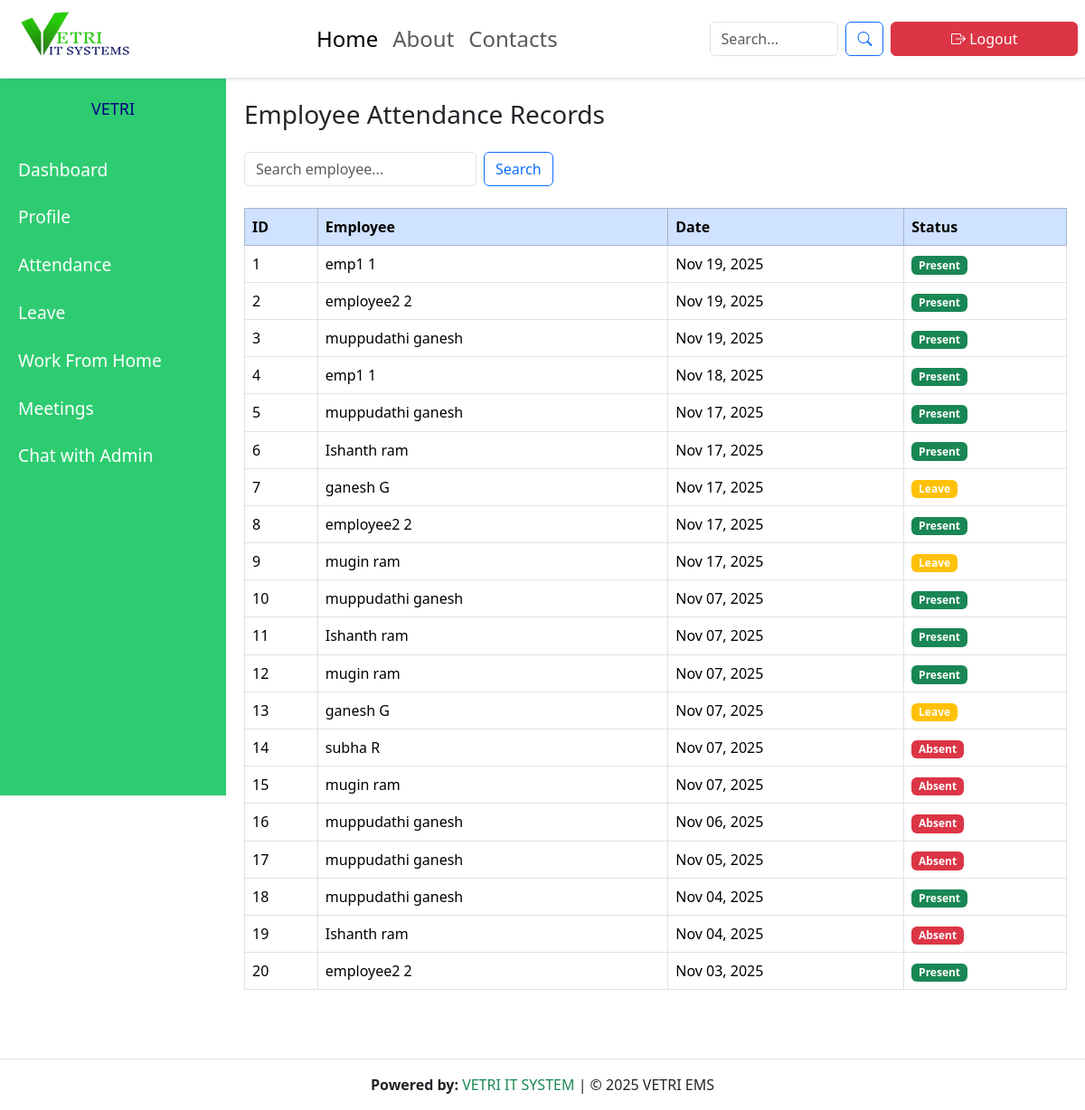
Before: /attendance/ (signed in) with the older database file.
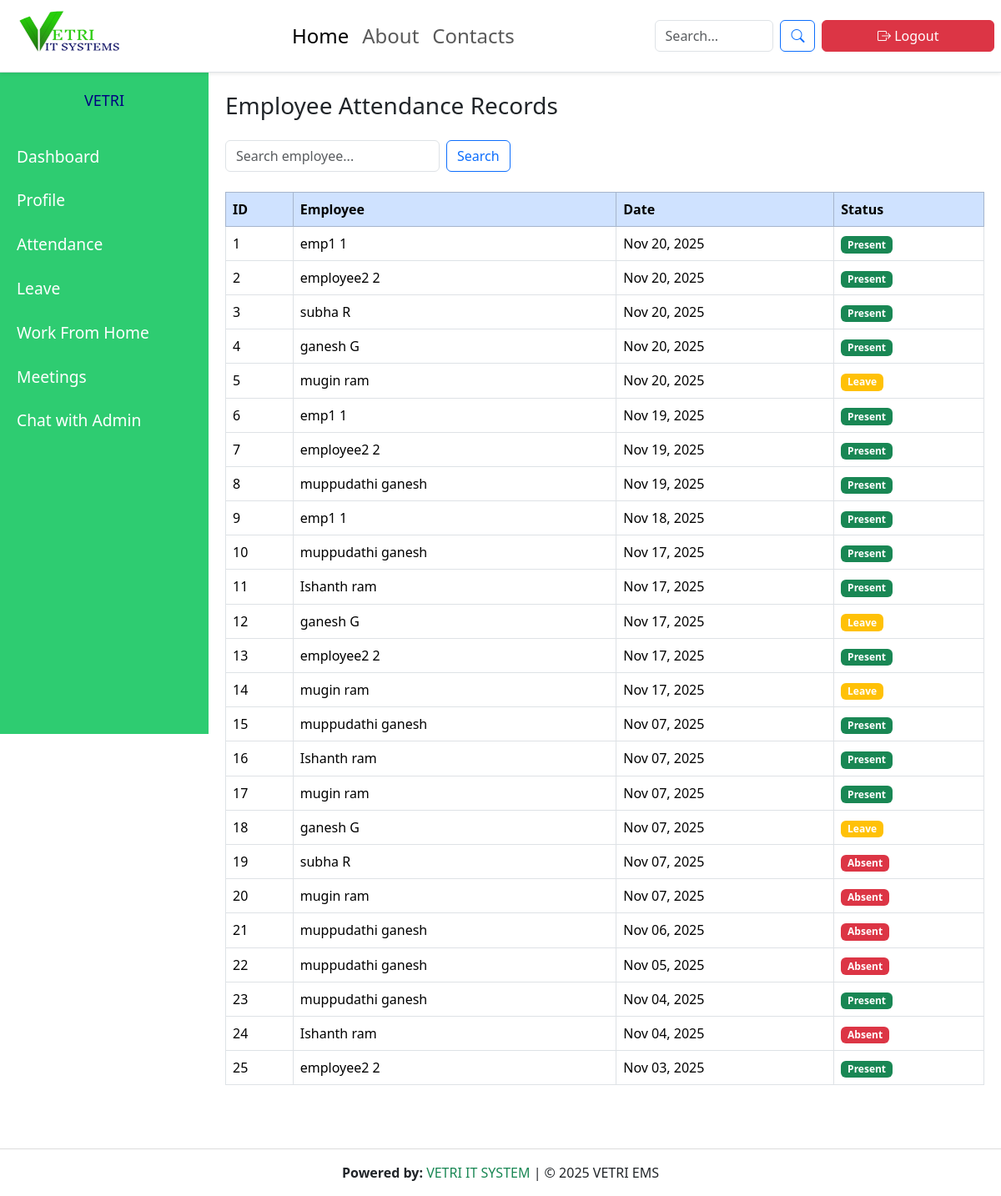
After: the same page with the newer database file.
### employees/models.py (models this page shows, shortened)
class Attendance(models.Model):
    employee = models.ForeignKey(Employee, on_delete=models.CASCADE)
    date = models.DateField()
    status = models.CharField(max_length=10, choices=[('Present', 'Present'), ('Absent', 'Absent')])

class Employee(models.Model):
    user = models.OneToOneField(User, on_delete=models.CASCADE, null=True, blank=True)
    emp_id = models.CharField(max_length=20, unique=True)
    first_name = models.CharField(max_length=100)
    last_name = models.CharField(max_length=100, blank=True)
    email = models.EmailField(unique=True)
    phone = models.CharField(max_length=20)
    department = models.ForeignKey(Department, on_delete=models.CASCADE)
    designation = models.ForeignKey(Designation, on_delete=models.CASCADE)
    date_joined = models.DateField()
    address = models.TextField(blank=True)

### employees/views.py (the view)
# urls.py: path('attendance/', views.attendance_list, name='attendance_list'),
@login_required
def attendance_list(request):
    attendance = Attendance.objects.select_related('employee').all().order_by('-date')
    employees = Employee.objects.all()
    q = request.GET.get("q", "")
    if q:
        attendance = attendance.filter(employee__first_name__icontains=q)
    return render(request, "employees/attendance_list.html", {
        "attendance": attendance,
        "employees": employees
    })

### employees/context_processors.py (called while the page is built)
def admin_id_processor(request):
    try:
        admin_user = User.objects.filter(is_superuser=True).first()
        return {'admin_id': admin_user.id if admin_user else None}
    except:
        return {'admin_id': None}

### employees/templates/employees/attendance_list.html (shortened to what this page needs)
{% extends "base.html" %}
{% load static %}
{% block content %}
<link href="https://cdn.jsdelivr.net/npm/fullcalendar@6.1.8/main.min.css" rel="stylesheet">
  <link href="https://cdn.jsdelivr.net/npm/bootstrap@5.3.3/dist/css/bootstrap.min.css" rel="stylesheet">
  <div class="main-content">
    <h3 class="mb-4">Employee Attendance Records</h3>
    <div class="d-flex justify-content-between mb-3 flex-wrap">
      <form method="get" class="d-flex mb-2">
        <input type="text" name="q" class="form-control" placeholder="Search employee...">
        <button type="submit" class="btn btn-outline-primary ms-2">Search</button>
      </form>
    </div>
    <table class="table table-bordered table-hover ">
      <thead class="table-primary">
        <tr>
          <th>ID</th>
          <th>Employee</th>
          <th>Date</th>
          <th>Status</th>
        </tr>
      </thead>
      <tbody>
        {% for record in attendance %}
        <tr>
          <td>{{ forloop.counter }}</td>
          <td>{{ record.employee.first_name }} {{ record.employee.last_name }}</td>
          <td>{{ record.date|date:"M d, Y" }}</td>
          <td>
            <span class="badge {% if record.status == 'Present' %}bg-success{% elif record.status == 'Leave' %}bg-warning{% else %}bg-danger{% endif %}">
              {{ record.status }}
            </span>
          </td>
        </tr>
        {% empty %}
        <tr>
          <td colspan="4" class="text-muted">No attendance records found</td>
        </tr>
        {% endfor %}
      </tbody>
    </table>
  </div>
{% endblock %}

### employees/templates/base.html (shortened to what this page needs)
{% load static %}
<!DOCTYPE html>
<html lang="en">
<head>
  <link href="https://cdn.jsdelivr.net/npm/bootstrap@5.3.3/dist/css/bootstrap.min.css" rel="stylesheet">
  <link href="https://cdn.jsdelivr.net/npm/bootstrap-icons@1.11.3/font/bootstrap-icons.css" rel="stylesheet">
  <link rel="stylesheet" href="{% static 'css/style.css' %}">
</head>
<body>
 <nav class="navbar navbar-expand-lg navbar-light bg-white shadow-sm fixed-top border-bottom w-100">
  <div class="container-fluid px-2">
    <a class="navbar-brand d-flex align-items-center" href="#">
      <img src="{% static 'images/Screenshot 2025-11-19 103138.png' %}" width="150" height="60" class="rounded-circle me-2">
    </a>
    <div class="collapse navbar-collapse" id="navbarNav">
      <ul class="navbar-nav mx-auto text-center mt-3 mt-lg-0">
         {% if request.user.is_superuser %}
        <li class="nav-item"><a class="nav-link active" href="{% url 'dashboard' %}">Home</a></li>
        <li class="nav-item"><a class="nav-link" href="#about">About</a></li>
        <li class="nav-item"><a class="nav-link" href="#contact">Contacts</a></li>
          {% else %}
           <li class="nav-item"><a class="nav-link active" href="{% url 'employee_dashboard' %}">Home</a></li>
        <li class="nav-item"><a class="nav-link" href="#about">About</a></li>
        <li class="nav-item"><a class="nav-link" href="#contact">Contacts</a></li>
         {% endif %}
      </ul>
      <div class="d-flex flex-column flex-lg-row align-items-center gap-2 mb-3 mb-lg-0">
        <form method="get" class="d-flex w-100 w-lg-auto" style="max-width: 300px;">
          <input type="text" name="q" value="{{ q }}" placeholder="Search..." class="form-control me-2" />
          <button type="submit" class="btn btn-outline-primary"><i class="bi bi-search"></i></button>
        </form>
        <a href="{% url 'logout' %}" class="btn btn-danger w-100 w-lg-auto">
          <i class="bi bi-box-arrow-right"></i> Logout
        </a>
      </div>
    </div>
  </div>
</nav>
  <div class="sidebar" id="sidebar">
   <h4 style="color: navy; font-size: large;">VETRI</h4>
    {% if request.user.is_superuser %}
      <a href="{% url 'dashboard' %}">Dashboard</a>
      <a href="{% url 'employee_list' %}">All Employees</a>
      <a href="{% url 'view_departments' %}"> Departments</a>
      <a href="{% url 'attendance_list' %}"> Attendance</a>
      <a href="{% url 'payroll_list' %}"> Payroll</a>
      <a href="{% url 'leave_list' %}"> Leave</a>
      <a href="{% url 'wfh_list' %}"> Work From Home</a>
     <a href="{% url 'meetings_view' %}"> Meetings</a>
      <a href="{% url 'admin_chat_list' %}"> Chat</a>
      <a href="{% url 'employee_detail' %}"> Employee Details</a>
       <a class="nav-link" href="{% url 'login_logout_report' %}">
     Employee Login/Logout Report
  </a>
    {% else %}
      <a href="{% url 'employee_dashboard' %}">Dashboard</a>
      <a href="{% url 'my_profile' %}"> Profile</a>
      <a href="{% url 'employee_attendance' %}">  Attendance</a>
      <a href="{% url 'employee_leave_list' %}"> Leave </a>
      <a href="{% url 'wfh_list' %}"> Work From Home</a>
      <a href="{% url 'meetings_view' %}">  Meetings</a>
   {% if admin_id %}
  <a href="{% url 'chat_with_employee' admin_id %}"> Chat with Admin</a>
{% endif %}
    {% endif %}
  </div>
<div class="content">
  {% block content %}
  {% endblock %}
</div>
<footer class="text-center py-3">
  <strong>Powered by:</strong> <span class="text-success">VETRI IT SYSTEM</span> | © 2025 VETRI EMS
</footer>
</body>
</html>

### employees/static/css/style.css (style rules this page uses)
body { margin: 0; font-family: 'Poppins', sans-serif; background-color: #f8f9fa; overflow-x: hidden; }
.navbar li { color:black; font-size: x-large; }
.navbar { z-index: 1050; }
.sidebar { width: 250px; height: 100vh; position: fixed; top: 0; left: 0; background-color: #2ECC71; color: white; padding-top: 30px; transition: left 0.3s ease; z-index: 1000; margin-top: 80px; }
.sidebar h4 { text-align: center; font-size: 18px; margin-bottom: 30px; text-transform: uppercase; }
.sidebar a { display: block; color: white; padding: 12px 20px; text-decoration: none; font-size: larger; transition: 0.3s; }
.content { margin-left: 250px; padding: 20px; background-size: cover; min-height: 100vh; position: relative; transition: margin-left 0.3s; margin-top: 90px; }
footer { margin-top: 40px; background-color: #fff; border-top: 1px solid #ddd; }
html { scroll-behavior: smooth; }
html, body { overflow-x: hidden !important; }
.navbar { padding: 8px 10px; }

Changed rows visible on the page:
added Attendance: employee.first_name "emp1", employee.last_name "1", date "Nov 20, 2025", status "Present"
added Attendance: employee.first_name "employee2", employee.last_name "2", date "Nov 20, 2025", status "Present"
added Attendance: employee.first_name "subha", employee.last_name "R", date "Nov 20, 2025", status "Present"
added Attendance: employee.first_name "ganesh", employee.last_name "G", date "Nov 20, 2025", status "Present"
added Attendance: employee.first_name "mugin", employee.last_name "ram", date "Nov 20, 2025", status "Leave"
